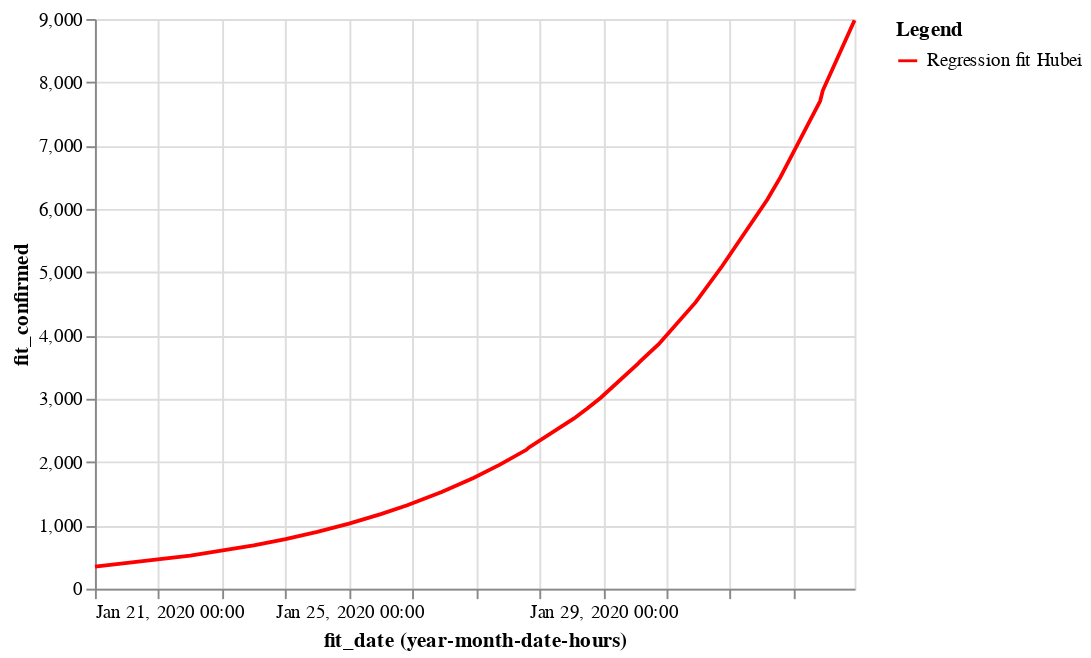

Notebook source saved alongside this figure:
### Code cell
fit_hubei = alt.Chart(df).mark_line().encode(
    x='yearmonthdatehours(fit_date):T', 
    y='fit_confirmed:Q', 
    color=alt.Color('Legend', scale=alt.Scale(range=['red']))
)
fit_hubei

### Figure 1 — Vega-Lite specification as saved in the notebook (floating-point values rounded to 4 significant figures)
{"config": {"view": {"continuousWidth": 400, "continuousHeight": 300}}, "data": {"name": "data-e6dec601d1783a8afa29ab7e932bba7b"}, "mark": "line", "encoding": {"color": {"type": "nominal", "field": "Legend", "scale": {"range": ["red"]}}, "x": {"type": "temporal", "field": "fit_date", "timeUnit": "yearmonthdatehours"}, "y": {"type": "quantitative", "field": "fit_confirmed"}}, "$schema": "https://vega.github.io/schema/vega-lite/v4.0.2.json", "datasets": {"data-e6dec601d1783a8afa29ab7e932bba7b": [{"fit_date": "2020-01-21T00:00:00", "fit_confirmed": 347.1, "Legend": "Regression fit Hubei"}, {"fit_date": "2020-01-22T12:00:00", "fit_confirmed": 521.5, "Legend": "Regression fit Hubei"}, {"fit_date": "2020-01-23T12:00:00", "fit_confirmed": 684.2, "Legend": "Regression fit Hubei"}, {"fit_date": "2020-01-24T00:00:00", "fit_confirmed": 783.7, "Legend": "Regression fit Hubei"}, {"fit_date": "2020-01-24T12:00:00", "fit_confirmed": 897.7, "Legend": "Regression fit Hubei"}, {"fit_date": "2020-01-25T00:00:00", "fit_confirmed": 1028.0, "Legend": "Regression fit Hubei"}, {"fit_date": "2020-01-25T12:00:00", "fit_confirmed": 1178.0, "Legend": "Regression fit Hubei"}, {"fit_date": "2020-01-25T22:00:00", "fit_confirmed": 1319.0, "Legend": "Regression fit Hubei"}, {"fit_date": "2020-01-26T11:00:00", "fit_confirmed": 1528.0, "Legend": "Regression fit Hubei"}, {"fit_date": "2020-01-26T23:00:00", "fit_confirmed": 1750.0, "Legend": "Regression fit Hubei"}, {"fit_date": "2020-01-27T09:00:00", "fit_confirmed": 1960.0, "Legend": "Regression fit Hubei"}, {"fit_date": "2020-01-27T19:00:00", "fit_confirmed": 2194.0, "Legend": "Regression fit Hubei"}, {"fit_date": "2020-01-27T20:30:00", "fit_confirmed": 2232.0, "Legend": "Regression fit Hubei"}, {"fit_date": "2020-01-28T13:00:00", "fit_confirmed": 2690.0, "Legend": "Regression fit Hubei"}, {"fit_date": "2020-01-28T18:00:00", "fit_confirmed": 2846.0, "Legend": "Regression fit Hubei"}, {"fit_date": "2020-01-28T23:00:00", "fit_confirmed": 3012.0, "Legend": "Regression fit Hubei"}, {"fit_date": "2020-01-29T13:30:00", "fit_confirmed": 3549.0, "Legend": "Regression fit Hubei"}, {"fit_date": "2020-01-29T14:30:00", "fit_confirmed": 3590.0, "Legend": "Regression fit Hubei"}, {"fit_date": "2020-01-29T21:00:00", "fit_confirmed": 3863.0, "Legend": "Regression fit Hubei"}, {"fit_date": "2020-01-30T11:00:00", "fit_confirmed": 4526.0, "Legend": "Regression fit Hubei"}, {"fit_date": "2020-01-30T21:30:00", "fit_confirmed": 5097.0, "Legend": "Regression fit Hubei"}, {"fit_date": "2020-01-31T14:00:00", "fit_confirmed": 6144.0, "Legend": "Regression fit Hubei"}, {"fit_date": "2020-01-31T19:00:00", "fit_confirmed": 6501.0, "Legend": "Regression fit Hubei"}, {"fit_date": "2020-02-01T10:00:00", "fit_confirmed": 7704.0, "Legend": "Regression fit Hubei"}, {"fit_date": "2020-02-01T11:53:00", "fit_confirmed": 7870.0, "Legend": "Regression fit Hubei"}, {"fit_date": "2020-02-01T23:33:00", "fit_confirmed": 8980.0, "Legend": "Regression fit Hubei"}]}}
